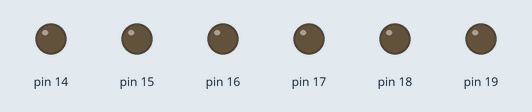
The sketch below on a simulated Arduino Uno, built with avr-gcc and run on an emulated ATmega328P. On the bench: output pins drawn as LEDs (lit = HIGH).

Above: at 0.12 s.
At 0.62 s:
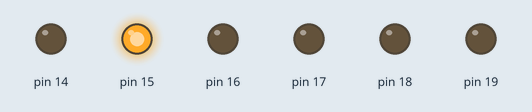
At 1.12 s:
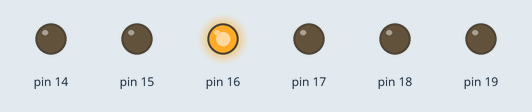
At 2.37 s:
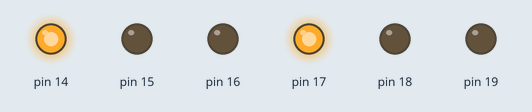
At 3.62 s:
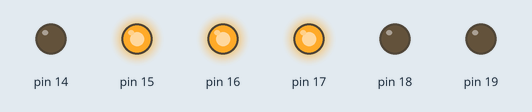
At 4.87 s:
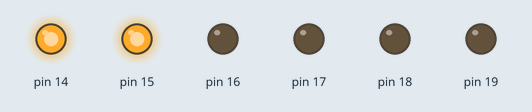
Timing chart, 0 to 5.2 s (numbered marks = the images above):
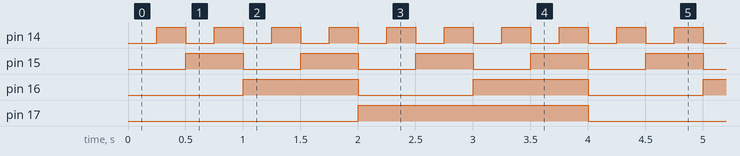

The sketch:

EnsambladorSem.ino
```cpp
int cont=0;
void setup() {
// put your setup code here, to run once:
DDRC= B11111111;
PORTC=B00000000;
Serial.begin(9600);
// 36 AMARILLO 1 35 VERDE 2
}

void loop() {
  // put your main code here, to run repeatedly:
 asm("nop\n");
   if (cont <=15){
    PORTC=cont;
    delay(250);
    cont++;}
    else{
      cont=0;
      }

  }
```

Measured:
- by itself, pin 14: alternates HIGH for 0.25 s and LOW for 0.25 s
- by itself, pin 15: alternates HIGH for 0.50 s and LOW for 0.50 s
- by itself, pin 16: alternates HIGH for 1.0 s and LOW for 1.0 s
- by itself, pin 17: alternates HIGH for 2.0 s and LOW for 2.0 s
